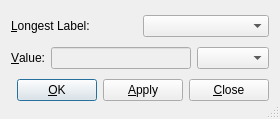
<?xml version="1.0" encoding="UTF-8"?>
<ui version="4.0">
 <class>PrintNomenclUi</class>
 <widget class="QDialog" name="PrintNomenclUi">
  <property name="geometry">
   <rect>
    <x>0</x>
    <y>0</y>
    <width>280</width>
    <height>119</height>
   </rect>
  </property>
  <property name="windowTitle">
   <string/>
  </property>
  <property name="sizeGripEnabled">
   <bool>true</bool>
  </property>
  <layout class="QGridLayout" name="gridLayout">
   <item row="0" column="0" colspan="2">
    <layout class="QHBoxLayout" name="horizontalLayout_2">
     <item>
      <widget class="QLabel" name="setWidthLA">
       <property name="text">
        <string>&amp;Longest Label:</string>
       </property>
       <property name="buddy">
        <cstring>setWidthCO</cstring>
       </property>
      </widget>
     </item>
     <item>
      <widget class="QComboBox" name="setWidthCO"/>
     </item>
    </layout>
   </item>
   <item row="1" column="0" colspan="2">
    <layout class="QHBoxLayout" name="horizontalLayout">
     <item>
      <widget class="QLabel" name="valueLA">
       <property name="text">
        <string>&amp;Value:</string>
       </property>
       <property name="buddy">
        <cstring>valueLE</cstring>
       </property>
      </widget>
     </item>
     <item>
      <widget class="QLineEdit" name="valueLE">
       <property name="enabled">
        <bool>false</bool>
       </property>
       <property name="toolTip">
        <string>Custom value. Needs spacing type &quot;Custom&quot;.</string>
       </property>
      </widget>
     </item>
     <item>
      <widget class="LengthCombo" name="unitLC"/>
     </item>
    </layout>
   </item>
   <item row="2" column="0">
    <spacer name="horizontalSpacer">
     <property name="orientation">
      <enum>Qt::Horizontal</enum>
     </property>
     <property name="sizeHint" stdset="0">
      <size>
       <width>74</width>
       <height>20</height>
      </size>
     </property>
    </spacer>
   </item>
   <item row="2" column="1">
    <layout class="QHBoxLayout">
     <item>
      <widget class="QPushButton" name="okPB">
       <property name="text">
        <string>&amp;OK</string>
       </property>
       <property name="autoDefault">
        <bool>false</bool>
       </property>
       <property name="default">
        <bool>true</bool>
       </property>
      </widget>
     </item>
     <item>
      <widget class="QPushButton" name="applyPB">
       <property name="text">
        <string>&amp;Apply</string>
       </property>
       <property name="autoDefault">
        <bool>false</bool>
       </property>
      </widget>
     </item>
     <item>
      <widget class="QPushButton" name="closePB">
       <property name="text">
        <string>&amp;Close</string>
       </property>
       <property name="autoDefault">
        <bool>false</bool>
       </property>
      </widget>
     </item>
    </layout>
   </item>
  </layout>
 </widget>
 <customwidgets>
  <customwidget>
   <class>LengthCombo</class>
   <extends>QComboBox</extends>
   <header>LengthCombo.h</header>
  </customwidget>
 </customwidgets>
 <tabstops>
  <tabstop>valueLE</tabstop>
  <tabstop>okPB</tabstop>
  <tabstop>applyPB</tabstop>
  <tabstop>closePB</tabstop>
 </tabstops>
 <includes>
  <include location="local">qt_i18n.h</include>
 </includes>
 <resources/>
 <connections/>
</ui>
